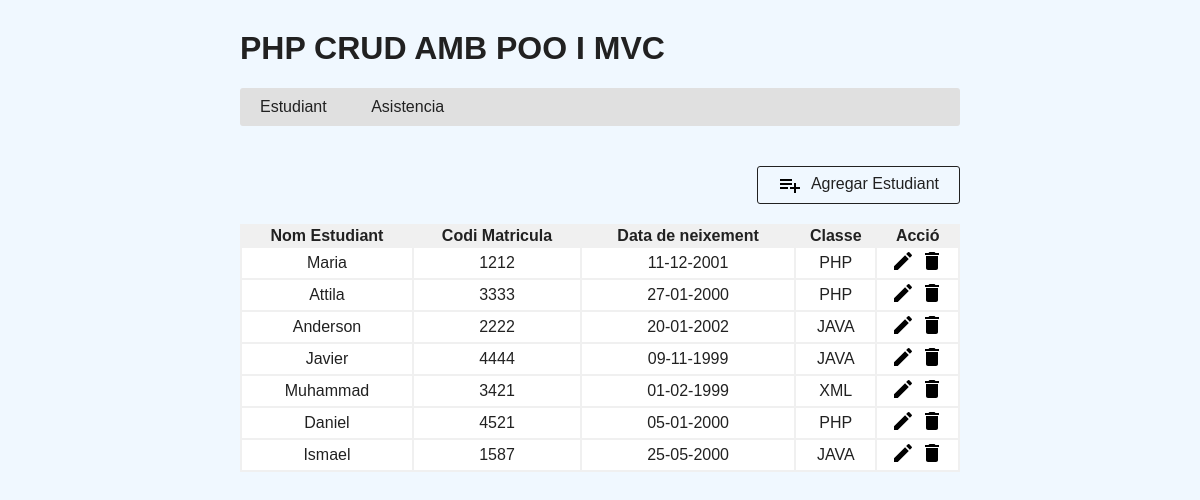
The page / on the database its author committed.
### tables this page shows
CREATE TABLE IF NOT EXISTS `estudiant` (
  `id` int(11) NOT NULL AUTO_INCREMENT,
  `nom` varchar(55) NOT NULL,
  `matricula` int(11) NOT NULL,
  `data` date NOT NULL,
  `classe` varchar(55) NOT NULL,
  PRIMARY KEY (`id`)
);

### controller/ControllerStudent.php (called while the page is built, shortened)
<?php
require_once("Model/Conection.php");
require_once("Model/Student.php");
class ControllerStudent
{
    private $model;
    function __construct()
    {
        $this->model = new Student(Conection::instance());
    }
    function showStudents()
    {
        $data = $this->model->selectAll();
        require_once("view/index.php");
    }
}

### model/Conection.php (called while the page is built, shortened)
<?php
class Conection
{
    private static $instance = NULL;
    private static $path = "mysql:host=localhost;dbname=php_crud";
    private static $user = "root";
    private static $pass = "";
    private function __construct()
    {
        self::$instance = new PDO(self::$path,self::$user, self::$pass);
    }
    public static function instance(){
        return self::$instance;
    }
}

### model/Student.php (called while the page is built, shortened)
<?php
class Student
{
    private $conn;
    public function __construct(PDO $pdo)
    {
        $this->conn = $pdo;
    }
    public function selectAll()
    {
        $stm = $this->conn->prepare("select * from estudiant");
        $stm->execute();
        return $stm->fetchAll(PDO::FETCH_ASSOC);
    }
}

### view/index.php (the view)
<?php include_once("layouts/header.php");?>
<div class="agregar">
    <a href="index.php?accio=viewAddStudent" id="botoAfegir">
        <img src="./resources/images/icon-add.png" alt="">
        Agregar Estudiant
    </a>
</div>
<table>
    <tr>
        <th>Nom Estudiant</th>
        <th>Codi Matricula</th>
        <th>Data de neixement</th>
        <th>Classe</th>
        <th>Acció</th>
    </tr>
    <?php
    foreach ($data as $key => $value) {
        $timestamp = strtotime($data[$key]['data']);
        $dataAssitencia = date("d-m-Y", $timestamp);
        echo "<tr>";
        echo "<td>" . $value['nom'] . "</td>";
        echo "<td>" . $value['matricula'] . "</td>";
        echo "<td>" . $dataAssitencia . "</td>";
        echo "<td>" . $value['classe'] . "</td>";
        echo "<td><a href='index.php?accio=edit&user=" . $value['id'] . "'><img src='./resources/images/icon-edit.png' alt='edit'></a>
        <a href=index.php?><img src='./resources/images/icon-delete.png' alt='edit'></a>
        </td>";
        echo "</tr>";
    }
    ?>
</table>
<?php
include_once("layouts/footer.php")
?>

### index.php (shortened to what this page needs)
<!DOCTYPE html>
<html lang="en">
<head>
</head>
<body>
    <?php
    include_once("controller/ControllerStudent.php");
    if (isset($_REQUEST['accio'])) {
        $method = $_REQUEST['accio'];
        if (method_exists($controller, $method)) {
            $controller->{$method}();
        }
    } else {
        $controller->showStudents();
    }
    ?>
</body>
</html>

### view/layouts/header.php (shortened to what this page needs)
<!DOCTYPE html>
<html lang="en">
<head>
    <link rel="stylesheet" type="text/css" href="./view/styles/estils.css">
</head>
<body>
<h1>PHP CRUD AMB POO I MVC</h1>
<ul>
    <li><a href="./index.php">Estudiant</a></li>
    <li><a href="index.php?accio=viewAssistence">Asistencia</a></li>
</ul>

### view/styles/estils.css (style rules this page uses)
body { width: 60%; margin:30px auto; font-family: Arial; color: #212121; background-color: aliceblue; }
table { width: 100%; background-color: #F0F0F0; }
td { background-color: #FFFFFF; text-align: center; }
#botoAfegir { padding: 6px 20px; color: #212121; text-decoration: none; border-radius: 3px; cursor: pointer; border: #212121 1px solid; margin-bottom: 10px; display: inline-block; }
#botoAfegir img { margin-right: 5px; vertical-align: middle; }
ul { list-style: none; margin: 0px 0px 40px 0px; padding: 0px; background: #E0E0E0; border-radius: 3px; }
ul li { display: inline-block; padding: 10px 20px; }
ul li a { color: #212121; text-decoration: none; }
.agregar { text-align: right; margin: 20px 0px 10px; }

### rows shown on the page
estudiant: nom "Maria", matricula "1212", data "11-12-2001", classe "PHP"
estudiant: nom "Attila", matricula "3333", data "27-01-2000", classe "PHP"
estudiant: nom "Anderson", matricula "2222", data "20-01-2002", classe "JAVA"
estudiant: nom "Javier", matricula "4444", data "09-11-1999", classe "JAVA"
estudiant: nom "Muhammad", matricula "3421", data "01-02-1999", classe "XML"
estudiant: nom "Daniel", matricula "4521", data "05-01-2000", classe "PHP"
estudiant: nom "Ismael", matricula "1587", data "25-05-2000", classe "JAVA"
